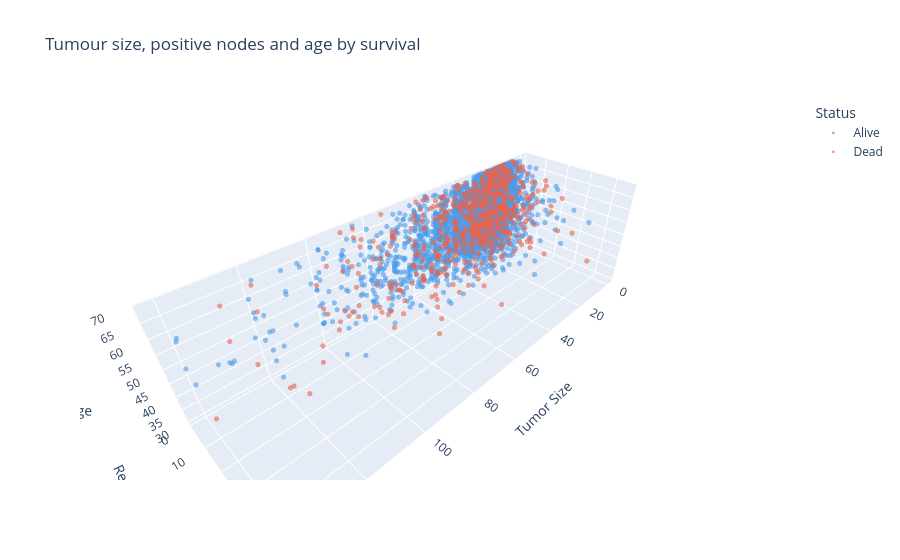

Here is the notebook cell this chart was saved with:
### Code cell
fig = px.scatter_3d(data, x='Tumor Size', y='Regional Node Positive', z='Age',
                    color='Status',
                    color_discrete_map={'Alive': '#4C9BE8', 'Dead': '#E8634C'},
                    title='Tumour size, positive nodes and age by survival',
                    opacity=0.6)
fig.update_traces(marker_size=3)
fig.show()

### Figure 1 — Plotly figure (JSON) as saved in the notebook; plotly's stock layout.template omitted (floating-point values rounded to 4 significant figures; data arrays with more than 128 entries replaced by an {"elided": "..."} marker saying what was removed)
{"data": [{"hovertemplate": "Status=Alive<br>Tumor Size=%{x}<br>Regional Node Positive=%{y}<br>Age=%{z}<extra></extra>", "legendgroup": "Alive", "marker": {"color": "#4C9BE8", "opacity": 0.6, "size": 3, "symbol": "circle"}, "mode": "markers", "name": "Alive", "scene": "scene", "showlegend": true, "type": "scatter3d", "x": {"elided": "3407 int values"}, "y": {"elided": "3407 int values"}, "z": {"elided": "3407 int values"}}, {"hovertemplate": "Status=Dead<br>Tumor Size=%{x}<br>Regional Node Positive=%{y}<br>Age=%{z}<extra></extra>", "legendgroup": "Dead", "marker": {"color": "#E8634C", "opacity": 0.6, "size": 3, "symbol": "circle"}, "mode": "markers", "name": "Dead", "scene": "scene", "showlegend": true, "type": "scatter3d", "x": {"elided": "616 int values"}, "y": {"elided": "616 int values"}, "z": {"elided": "616 int values"}}], "layout": {"legend": {"title": {"text": "Status"}, "tracegroupgap": 0}, "scene": {"domain": {"x": [0, 1], "y": [0, 1]}, "xaxis": {"title": {"text": "Tumor Size"}}, "yaxis": {"title": {"text": "Regional Node Positive"}}, "zaxis": {"title": {"text": "Age"}}}, "title": {"text": "Tumour size, positive nodes and age by survival"}}}
